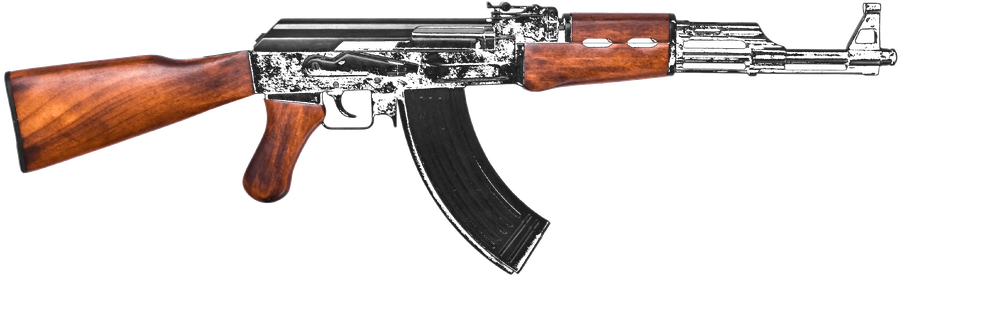
#> input picture art/weapons/mg_ak47.png, 1000 x 311 px, shrunk from 3684 x 1144 before the run
$ python weapons_rmbg.py mg_ak47.png mg_g36.png
#> lines starting #> are read from the running program, lines starting #| are printed output that depends on the picture; after the words box and inside, x2 and y2 are one past the last pixel; in counts of white or black regions, pixels touching at a corner belong together
import sys
from PIL import Image
import numpy as np
from collections import deque

def remove_bg(path, out, thresh=40):
#> called with path = 'mg_ak47.png', out = 'mg_g36.png', thresh = 40
    img = Image.open(path).convert("RGBA")
#> img is the input picture: PIL image 1000x311 RGBA; mean R, G, B, A 25.5, 17.9, 15.3, 53.1
    arr = np.array(img)
    h, w = arr.shape[:2]
#> h = 311; w = 1000
    # 用四角平均估算背景色
    corners = arr[[0, 0, -1, -1], [0, -1, 0, -1], :3].reshape(-1, 3)
#> corners = [[0, 0, 0], [0, 0, 0], [0, 0, 0], [0, 0, 0]]
    bg = corners.mean(axis=0).astype(int)
#> bg = [0, 0, 0]
    visited = np.zeros((h, w), dtype=bool)
    q = deque()
    for x in range(w):
        q.append((0, x)); q.append((h - 1, x))
    for y in range(h):
        q.append((y, 0)); q.append((y, w - 1))
    while q:
        y, x = q.popleft()
        if visited[y, x]:
            continue
        visited[y, x] = True
        r, g, b = arr[y, x, :3]
        if abs(int(r) - bg[0]) < thresh and abs(int(g) - bg[1]) < thresh and abs(int(b) - bg[2]) < thresh:
            arr[y, x, 3] = 0
            for dy, dx in ((-1, 0), (1, 0), (0, -1), (0, 1)):
                ny, nx = y + dy, x + dx
                if 0 <= ny < h and 0 <= nx < w and not visited[ny, nx]:
                    q.append((ny, nx))
#> arr: shape (311, 1000, 4); 0.19% of pixels changed, all inside (x1, y1, x2, y2) = (2, 0, 900, 277)
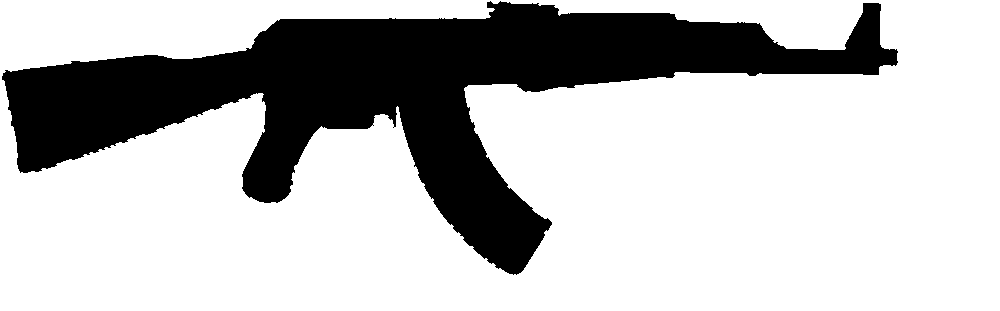
#> visited: shape (311, 1000) bool; 74.2% white; 1 black region, box (x1, y1, x2, y2) and area: (2, 1, 898, 275) 80215
    out_img = Image.fromarray(arr)
    out_img.save(out)
    # 报告非透明区域
    a = arr[:, :, 3]
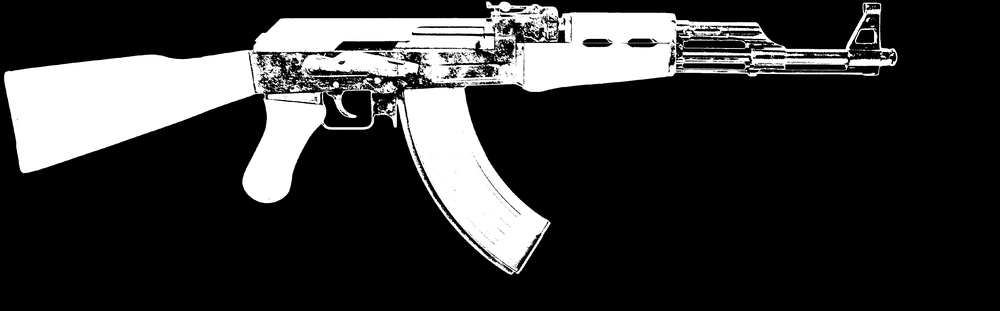
#> a: shape (311, 1000); min 0, max 255, mean 53.1
    ys, xs = np.where(a > 10)
    if len(xs):
        print("saved %s  bbox x[%d-%d] y[%d-%d] transparent=%.1f%%" % (
            out, xs.min(), xs.max(), ys.min(), ys.max(), 100 * (a > 10).mean()))
#| saved mg_g36.png  bbox x[4-897] y[1-274] transparent=23.4%

if __name__ == "__main__":
    remove_bg(sys.argv[1], sys.argv[2])

$ run again, on art/weapons/mg_m4a1.png
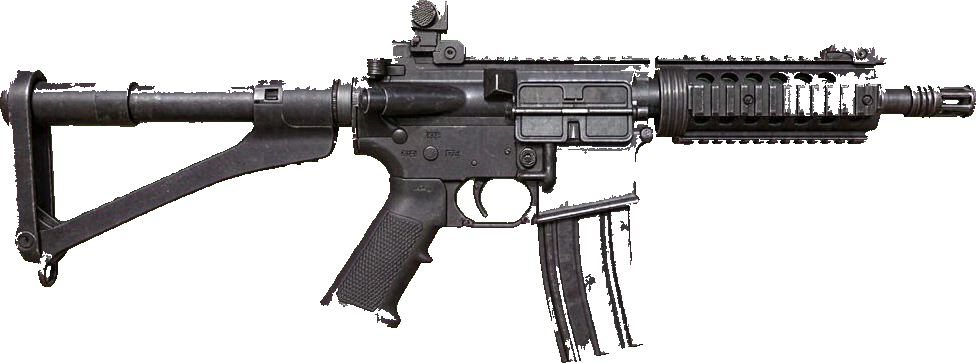
#> input picture art/weapons/mg_m4a1.png, 976 x 363 px
#> in remove_bg, img is the input picture: PIL image 976x363 RGBA; mean R, G, B, A 44.3, 106.2, 37.8, 72.7
#> corners = [[30, 127, 20], [30, 126, 20], [30, 127, 20], [30, 126, 20]]
#> bg = [30, 126, 20]
#> the loop in remove_bg, `while q:` made 440365 passes
#> after the loop in remove_bg, `while q:`:
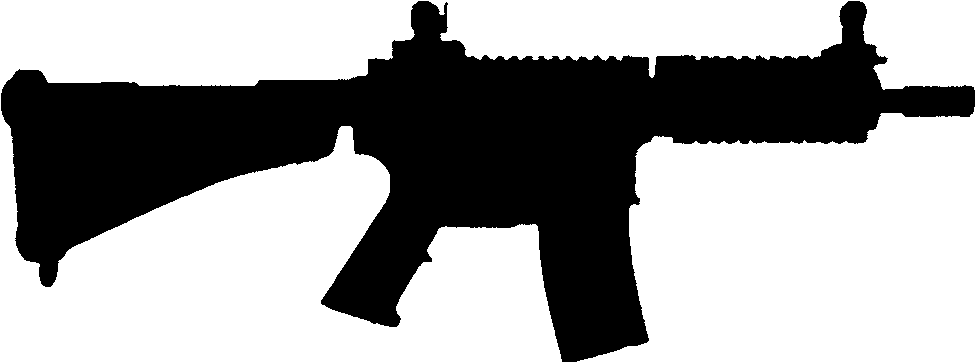
#> visited: shape (363, 976) bool; 62.7% white; 1 black region, box (x1, y1, x2, y2) and area: (1, 1, 975, 362) 132300
#> in remove_bg, `a = arr[:, :, 3]`:
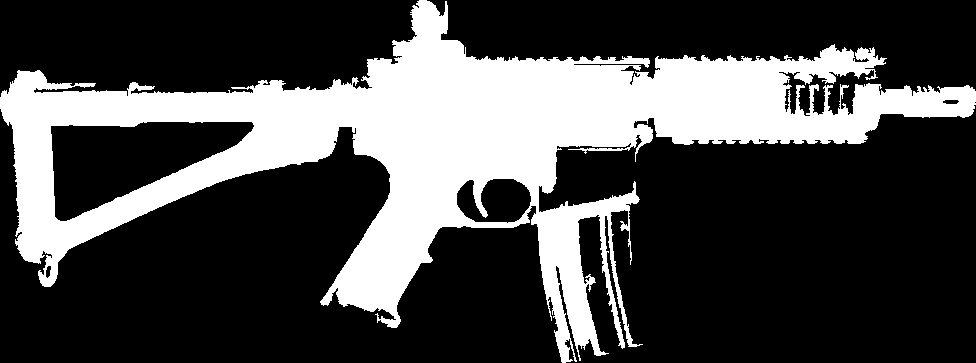
#> a: shape (363, 976); 28.5% white; 1 white region, box (x1, y1, x2, y2) and area: (0, 0, 976, 363) 101002
#| saved mg_m4a1.png  bbox x[0-975] y[0-362] transparent=28.5%
